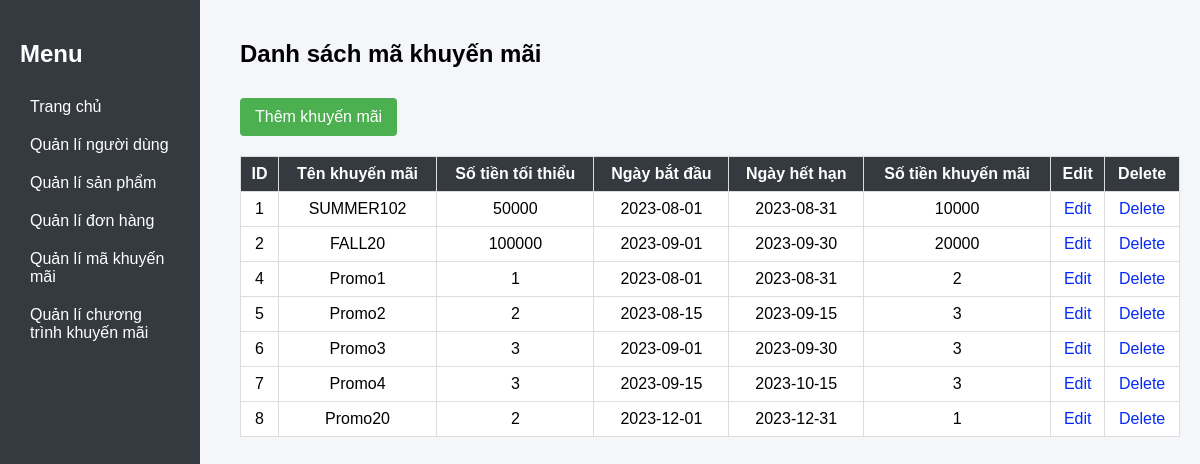
Page /layout/display_khuyen_mai_controller.php on the earlier database version.
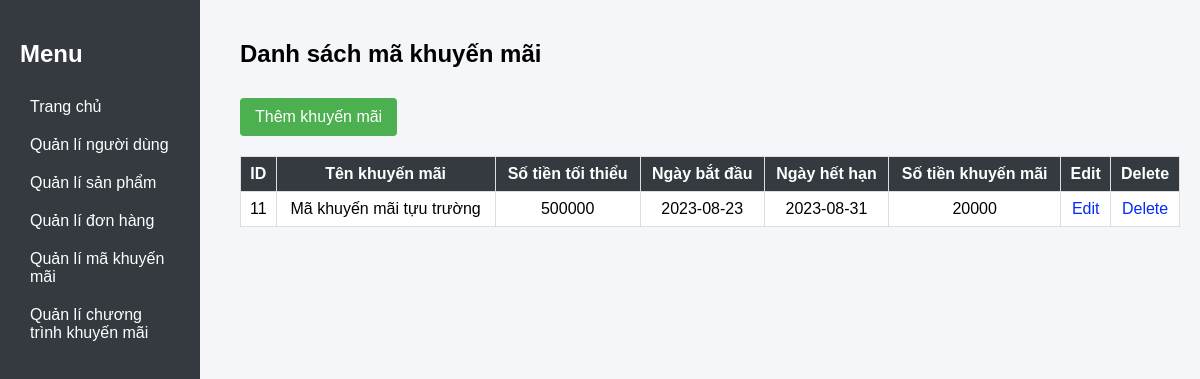
Same page on the later database version.
### tables this page shows
CREATE TABLE `ma_khuyen_mai` (
  `id_ma_khuyen_mai` int(11) NOT NULL,
  `ten_khuyen_mai` varchar(255) NOT NULL,
  `so_tien_toi_thieu` decimal(10,0) NOT NULL,
  `ngay_bat_dau` date NOT NULL,
  `ngay_het_han` date NOT NULL,
  `so_tien_khuyen_mai` decimal(10,0) NOT NULL
);

### layout/display_khuyen_mai_controller.php (called while the page is built)
<?php
include 'connect.php';
include 'display_khuyen_mai_model.php';
$promoModel = new PromoModel($conn);
$allPromotions = $promoModel->getAllPromotions();
include 'view/display_khuyen_mai.php';
?>

### layout/display_khuyen_mai_model.php (called while the page is built)
<?php
class PromoModel {
    private $conn;
    public function __construct($conn) {
        $this->conn = $conn;
    }
    public function getAllPromotions() {
        $sql = "SELECT * FROM ma_khuyen_mai";
        $result = $this->conn->query($sql);
        $promotions = array();
        if ($result->num_rows > 0) {
            while ($row = $result->fetch_assoc()) {
                $promotions[] = $row;
            }
        }
        return $promotions;
    }
}
?>

### layout/view/display_khuyen_mai.php (the view, shortened to what this page needs)
<!DOCTYPE html>
<html>
<head>
    <link rel="stylesheet" type="text/css" href="/css/display_khuyen_mai.css">
</head>
<body>
    <?php include_once 'admin_dashboard.php'; ?>
    <div class="content"><h2>Danh sách mã khuyến mãi</h2>
    <a class="add_km" href="view/add_khuyen_mai.php">Thêm khuyến mãi</a>
    <table>
        <tr>
            <th>ID</th>
            <th>Tên khuyến mãi</th>
            <th>Số tiền tối thiểu</th>
            <th>Ngày bắt đầu</th>
            <th>Ngày hết hạn</th>
            <th>Số tiền khuyến mãi</th>
            <th>Edit</th>
            <th>Delete</th>
        </tr>
        <?php
        if (!empty($allPromotions)) {
            foreach ($allPromotions as $row) {
                echo "<tr>";
                echo "<td>" . $row["id_ma_khuyen_mai"] . "</td>";
                echo "<td>" . $row["ten_khuyen_mai"] . "</td>";
                echo "<td>" . $row["so_tien_toi_thieu"] . "</td>";
                echo "<td>" . $row["ngay_bat_dau"] . "</td>";
                echo "<td>" . $row["ngay_het_han"] . "</td>";
                echo "<td>" . $row["so_tien_khuyen_mai"] . "</td>";
                echo '<td><a class="link-edit" href="edit_ma_khuyen_mai.php?id=' . $row["id_ma_khuyen_mai"] . '">Edit</a></td>';
                echo '<td><a class="link-delete" href="/action/delete_ma_khuyen_mai.php?id=' . $row["id_ma_khuyen_mai"] . '">Delete</a></td>';
                echo "</tr>";
            }
        } else {
            echo "<tr><td colspan='8'>Không có mã khuyến mãi.</td></tr>";
        }
        ?>
    </table></div>
</body>
</html>

Differences in the rows shown:
removed ma_khuyen_mai: id_ma_khuyen_mai "1", ten_khuyen_mai "SUMMER102", so_tien_toi_thieu "50000", ngay_bat_dau "2023-08-01", ngay_het_han "2023-08-31", so_tien_khuyen_mai "10000"
removed ma_khuyen_mai: id_ma_khuyen_mai "2", ten_khuyen_mai "FALL20", so_tien_toi_thieu "100000", ngay_bat_dau "2023-09-01", ngay_het_han "2023-09-30", so_tien_khuyen_mai "20000"
removed ma_khuyen_mai: id_ma_khuyen_mai "4", ten_khuyen_mai "Promo1", so_tien_toi_thieu "1", ngay_bat_dau "2023-08-01", ngay_het_han "2023-08-31", so_tien_khuyen_mai "2"
removed ma_khuyen_mai: id_ma_khuyen_mai "5", ten_khuyen_mai "Promo2", so_tien_toi_thieu "2", ngay_bat_dau "2023-08-15", ngay_het_han "2023-09-15", so_tien_khuyen_mai "3"
removed ma_khuyen_mai: id_ma_khuyen_mai "6", ten_khuyen_mai "Promo3", so_tien_toi_thieu "3", ngay_bat_dau "2023-09-01", ngay_het_han "2023-09-30", so_tien_khuyen_mai "3"
removed ma_khuyen_mai: id_ma_khuyen_mai "7", ten_khuyen_mai "Promo4", so_tien_toi_thieu "3", ngay_bat_dau "2023-09-15", ngay_het_han "2023-10-15", so_tien_khuyen_mai "3"
removed ma_khuyen_mai: id_ma_khuyen_mai "8", ten_khuyen_mai "Promo20", so_tien_toi_thieu "2", ngay_bat_dau "2023-12-01", ngay_het_han "2023-12-31", so_tien_khuyen_mai "1"
added ma_khuyen_mai: id_ma_khuyen_mai "11", ten_khuyen_mai "Mã khuyến mãi tựu trường", so_tien_toi_thieu "500000", ngay_bat_dau "2023-08-23", ngay_het_han "2023-08-31", so_tien_khuyen_mai "20000"
